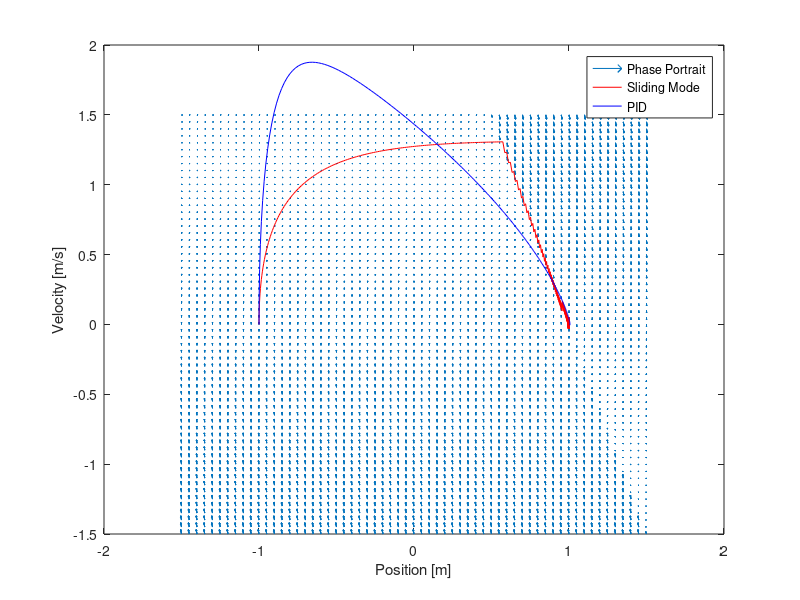
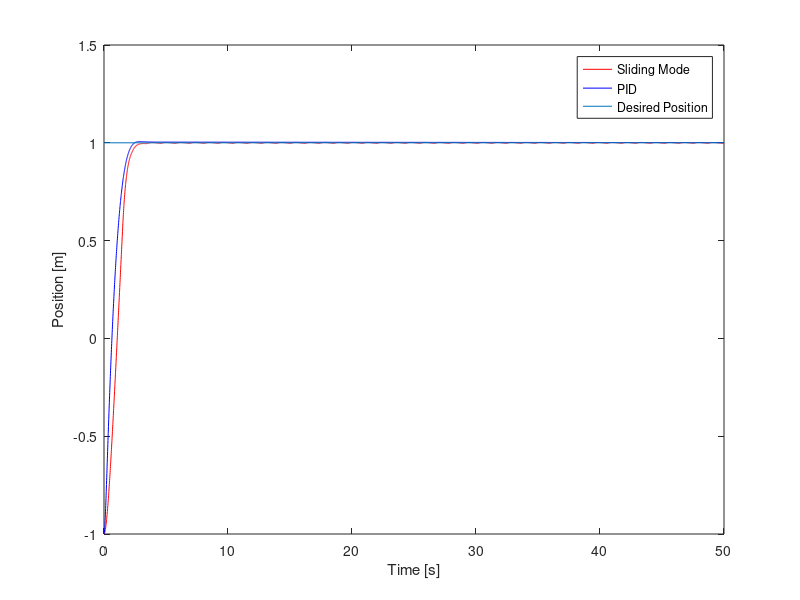

These charts were generated, in order, by the following MATLAB code:
% a new version of the sliding mode control script!
clear; close all; clc;
%control parameters
lambda = 3; beta = 4;
%desired output
x1_d = 1; x2_d = 0; x2dot_d = 0; %stay at x1d
%system parameters
Cd = 65; %(65)changing this has a small effect
m = 30;  %(30)changing this has a small effect
k = 10;  %(10)changing this has a large effect on PID
%system equations
x1_dot = @(x1, x2) x2;
x2_dot = @(x1, x2, u) -Cd/m*x2.*abs(x2) - k/m*x1 + u;
%helper equation
getRandN = @() rand()/4 + 1 - 1/8; % uniform dist in R = (0.75, 1.25)
%approximated system parameters -- with +- 25% error
Cd_hat = Cd * getRandN();
m_hat = m * getRandN();
k_hat = k * getRandN();
%control equations
s = @(x1, x2) lambda*(x1_d-x1) + (x2_d-x2); % sliding surface
u_hat = @(x1, x2) Cd_hat/m_hat*abs(x2).*x2 + k_hat/m_hat*x1 + lambda*(x2_d - x2) + x2dot_d; %linearization
u = @(x1, x2) beta*sign(s(x1, x2)) + u_hat(x1, x2); %control signal

[x1, x2] = meshgrid([-1.5:0.05:1.5, -1.5:0.05:1.5]);

x1dot = x1_dot(x1, x2);
x2dot = x2_dot(x1, x2, u(x1, x2));
quiver(x1, x2, x1dot, x2dot)


%% plot a trajectory
%sliding mode
x1S = -1; x2S = 0; %initial positions
tf = 50;
dt = 0.01;
t = 0:dt:tf; %simulation time

XDOT = @(x1, x2, u) [x1_dot(x1, x2), x2_dot(x1, x2, u)];
U = u(x1S, x2S);
for i = 2:length(t);
    
    res = XDOT(x1S(i-1), x2S(i-1), U)*dt;
    K1 = res(1); L1 = res(2);
    res = XDOT(x1S(i-1) + K1/2, x2S(i-1) + L1/2, U)*dt;
    K2 = res(1); L2 = res(2);
    res = XDOT(x1S(i-1) + K2/2, x2S(i-1) + L2/2, U)*dt;
    K3 = res(1); L3 = res(2);
    res = XDOT(x1S(i-1) + K3  , x2S(i-1) + L3,U)*dt;
    K4 = res(1); L4 = res(2);
    x1S(i) = x1S(i-1) + 1/6*K1 + 1/3*K2 + 1/3*K3 + 1/6*K4;
    x2S(i) = x2S(i-1) + 1/6*L1 + 1/3*L2 + 1/3*L3 + 1/6*L4;
    U = u(x1S(i), x2S(i));
end

%PID
x1P = -1; x2P = 0; %initial positions
Kp = 10; Ki = 0.25; Kd = 5;
I = 0;
U = (Kp*(x1_d-x1P)) + (Ki*I) + (Kd*(x2_d - x2P));
for i = 2:length(t);
    
    res = XDOT(x1P(i-1), x2P(i-1), U)*dt;
    K1 = res(1); L1 = res(2);
    res = XDOT(x1P(i-1) + K1/2, x2P(i-1) + L1/2, U)*dt;
    K2 = res(1); L2 = res(2);
    res = XDOT(x1P(i-1) + K2/2, x2P(i-1) + L2/2, U)*dt;
    K3 = res(1); L3 = res(2);
    res = XDOT(x1P(i-1) + K3  , x2P(i-1) + L3,U)*dt;
    K4 = res(1); L4 = res(2);
    x1P(i) = x1P(i-1) + 1/6*K1 + 1/3*K2 + 1/3*K3 + 1/6*K4;
    x2P(i) = x2P(i-1) + 1/6*L1 + 1/3*L2 + 1/3*L3 + 1/6*L4;

    I = trapz(x1_d-x1P)*dt;
    U = (Kp*(x1_d-x1P(i))) + (Ki*I) + (Kd*(x2_d - x2P(i)));

end



hold on;
plot(x1S, x2S, 'r', x1P, x2P, 'b')
legend('Phase Portrait', 'Sliding Mode', 'PID')
xlabel('Position [m]'); ylabel('Velocity [m/s]');
figure(2);
plot(t, x1S, 'r', t, x1P, 'b', [0 tf], [x1_d, x1_d]);
legend('Sliding Mode', 'PID', 'Desired Position')
xlabel('Time [s]'); ylabel('Position [m]');
